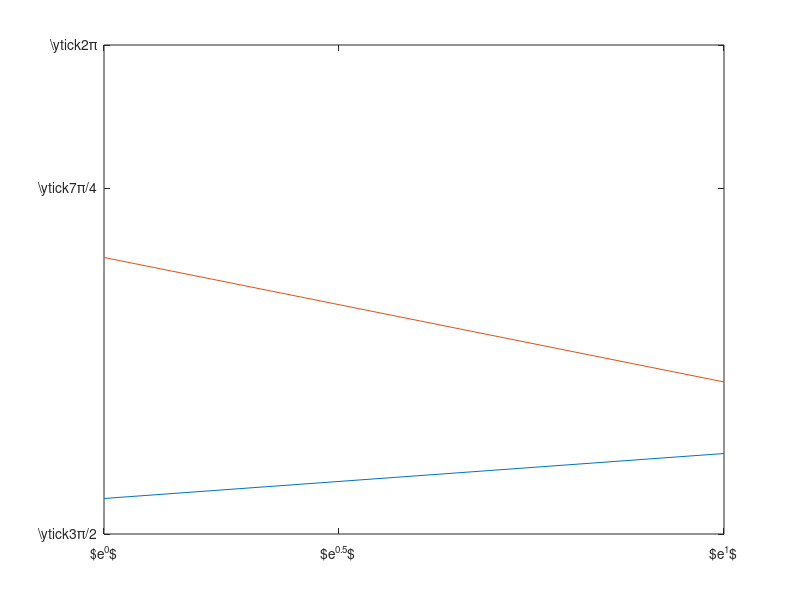

This chart was generated by the following MATLAB code: (Note: this script raises an error after producing the figure.)
%% Preamble -- not to appear in userguide
hfig = figure;
set(hfig,'units','centimeters','NumberTitle','off','Name','ex11');
pos = get(hfig,'position');
set(hfig,'position',[pos(1:2),6,3]);
%% Everything below appears in userguide
plot([1 exp(1)],rand(2));
hax = gca;
set(hax,'xlim',[1 exp(1)],'xtick',[1 exp(0.5) exp(1)],...
  'xticklabel',{'$e^0$','$e^{0.5}$','$e^1$'});
set(hax,'ylim',[0 1],'ytick',[0 real(exp(-i*7*pi/4)) 1],...
  'yticklabel',{'\ytick{3\pi/2}','\ytick{7\pi/4}','\ytick{2\pi}'});
%% The following is excluded from userguide
matlabfrag('graphics/ex11');